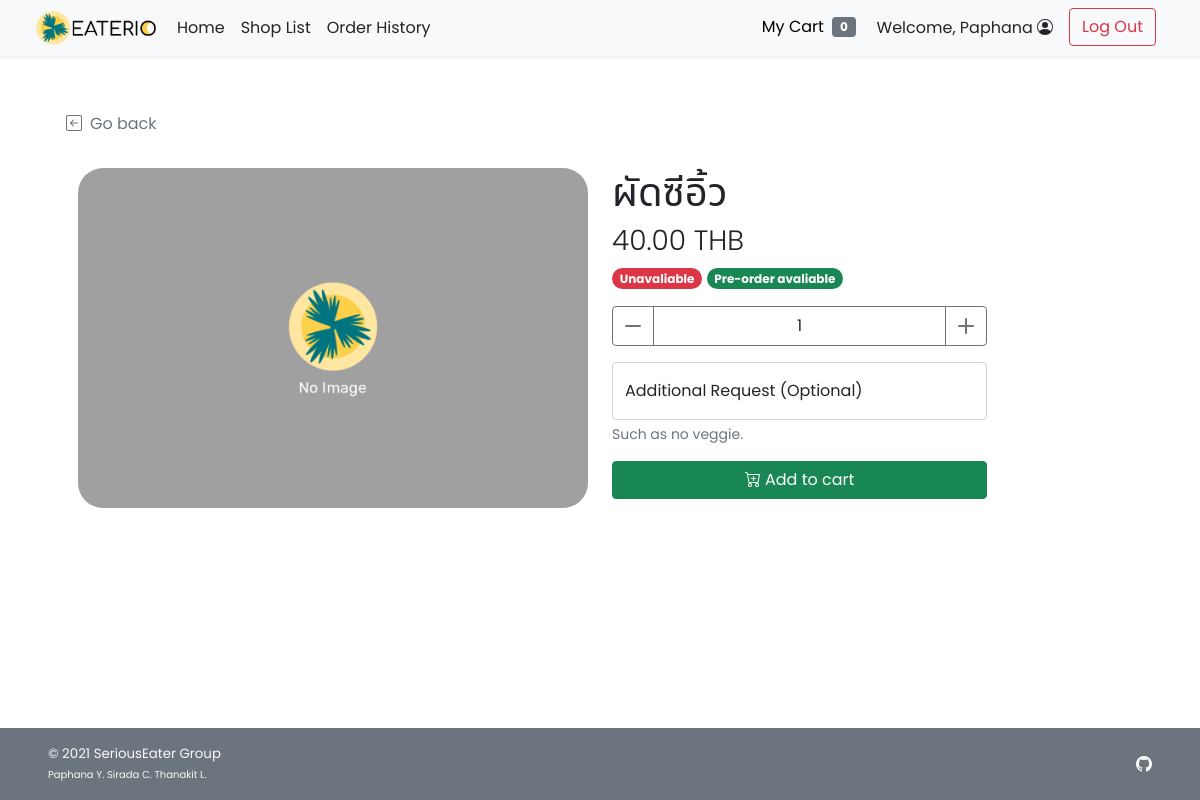
The page /food_item.php?s_id=1&f_id=3 (signed in) on the database as committed earlier.
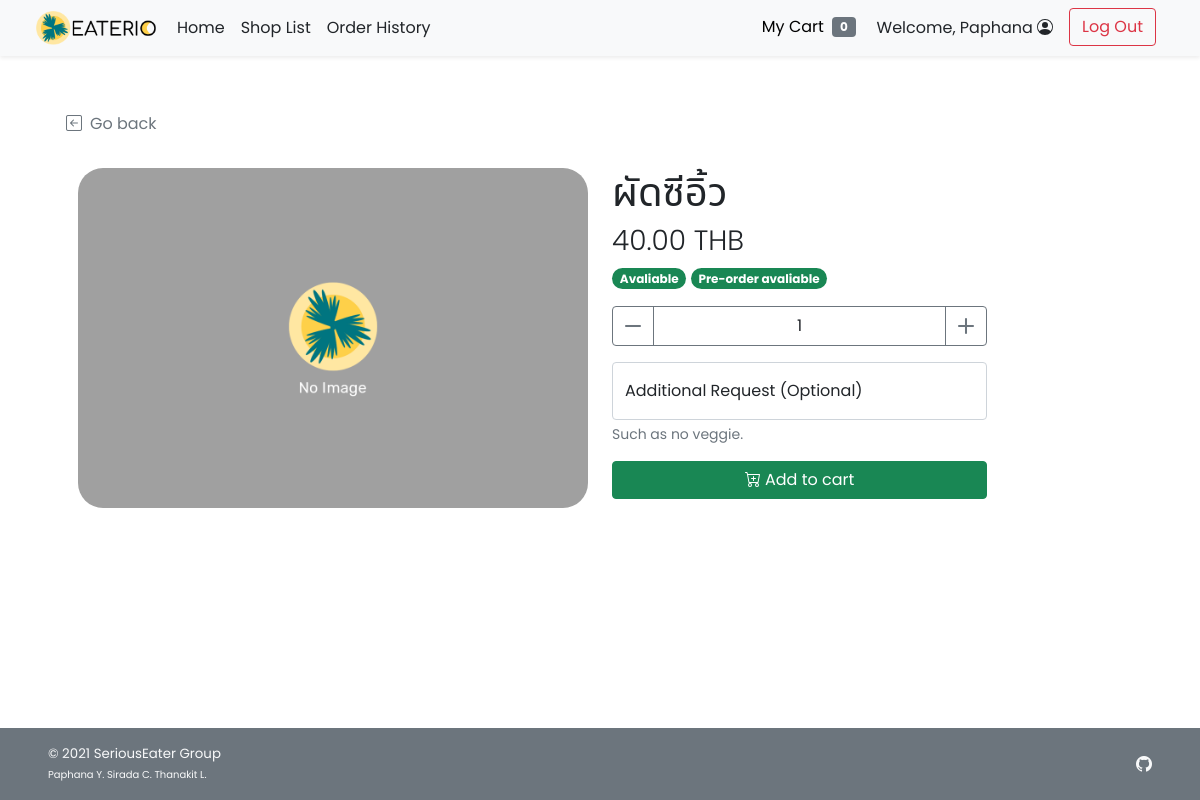
The same page on the database as committed later.
### food_item.php (the view, shortened to what this page needs)
<!DOCTYPE html>
<html lang="en">
<head>
    <?php
        include("conn_db.php");
        include('head.php');
    ?>
    <link href="css/main.css" rel="stylesheet">
    <link href="css/menu.css" rel="stylesheet">
</head>
<body class="d-flex flex-column h-100">
    <?php
        include('nav_header.php');
        $s_id = $_GET["s_id"];
        $f_id = $_GET["f_id"];
        $query = "SELECT * FROM food WHERE s_id = {$s_id} AND f_id = {$f_id} LIMIT 0,1";
        $result = $mysqli -> query($query);
        $food_row = $result -> fetch_array();
    ?>
    <div class="container px-5 py-4" id="shop-body">
        <div class="row my-4">
            <a class="nav nav-item text-decoration-none text-muted mb-2" href="#" onclick="history.back();">
                <i class="bi bi-arrow-left-square me-2"></i>Go back
            </a>
        </div>
        <div class="row row-cols-1 row-cols-md-2 mb-5">
            <div class="col mb-3 mb-md-0">
                <img
                    <?php
                        if(is_null($food_row["f_pic"])){echo "src='img/default.png'";}
                        else{echo "src=\"img/{$food_row['f_pic']}\"";}
                    ?>
                    class="img-fluid rounded-25 float-start"
                    alt="<?php echo $food_row["f_name"]?>">
            </div>
            <div class="col text-wrap">
                <h1 class="fw-light"><?php echo $food_row["f_name"]?></h1>
                <h3 class="fw-light"><?php echo $food_row["f_price"]?> THB</h3>
                <ul class="list-unstyled mb-3 mb-md-0">
                    <li class="my-2">
                        <?php if($food_row["f_todayavail"]==1){ ?>
                        <span class="badge rounded-pill bg-success">Avaliable</span>
                        <?php }else{ ?>
                        <span class="badge rounded-pill bg-danger">Unavaliable</span>
                        <?php }
                            if($food_row["f_preorderavail"]==1){?>
                        <span class="badge rounded-pill bg-success">Pre-order avaliable</span>
                        <?php }else{ ?>
                        <span class="badge rounded-pill bg-danger">Pre-order Unavaliable</span>
                        <?php }?>
                    </li>
                </ul>
                <div class="form-amount">
                    <form class="mt-3" method="POST" action="add_item.php">
                        <div class="input-group mb-3">
                            <button id="sub_btn" class="btn btn-outline-secondary" type="button" title="subtract amount" onclick="sub_amt('amount')">
                                <i class="bi bi-dash-lg"></i>
                            </button>
                            <input type="number" class="form-control text-center border-secondary" id="amount"
                                name="amount" value="1" min="1" max="99">
                            <button id="add_btn" class="btn btn-outline-secondary" type="button" title="add amount" onclick="add_amt('amount')">
                                <i class="bi bi-plus-lg"></i>
                            </button>
                        </div>
                        <div class="form-floating mb-3">
                            <input type="text" class="form-control" id="addrequest" name="request" placeholder=" ">
                            <label for="addrequest" class="d-inline-text">Additional Request (Optional)</label>
                            <div id="addrequest_helptext" class="form-text">
                                Such as no veggie.
                            </div>
                        </div>
                        <button class="btn btn-success w-100" type="submit" title="add to cart" name="addtocart"
                        >
                             Add to cart
                        </button>
                    </form>
                </div>
            </div>
        </div>
    </div>
    <footer
        class="footer d-flex flex-wrap justify-content-between align-items-center px-5 py-3 mt-auto bg-secondary text-light">
        <span class="smaller-font">&copy; 2021 SeriousEater Group<br /><span class="xsmall-font">Paphana Y. Sirada C.
                Thanakit L.</span></span>
        <ul class="nav justify-content-end list-unstyled d-flex">
            <li class="ms-3"><a class="text-light" target="_blank" href="https://github.com/waterthatfrozen/EATERIO"><i
                        class="bi bi-github"></i></a></li>
        </ul>
    </footer>
</body>
</html>

Rows that differ between the two databases and show on the page:
changed food "ผัดซีอิ้ว": f_todayavail 0 → 1 (drawn)
Other text that changed with them:
text no longer shown: "Unavaliable"
text now shown: "Avaliable"
